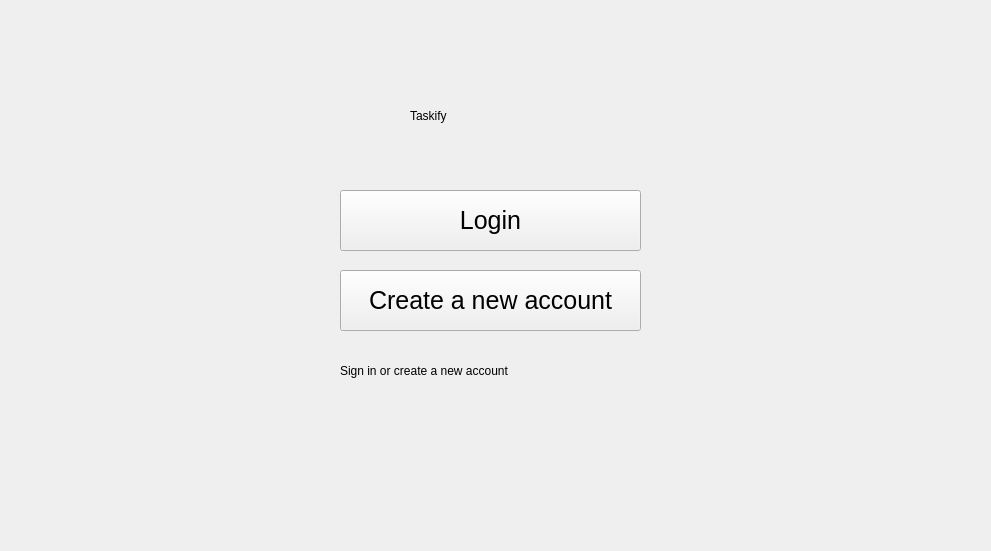
<?xml version="1.0" encoding="UTF-8"?>
<ui version="4.0">
 <class>Form</class>
 <widget class="QWidget" name="Form">
  <property name="geometry">
   <rect>
    <x>0</x>
    <y>0</y>
    <width>991</width>
    <height>551</height>
   </rect>
  </property>
  <property name="windowTitle">
   <string>Form</string>
  </property>
  <widget class="QWidget" name="bgwidget" native="true">
   <property name="geometry">
    <rect>
     <x>0</x>
     <y>0</y>
     <width>991</width>
     <height>551</height>
    </rect>
   </property>
   <property name="styleSheet">
    <string notr="true"/>
   </property>
   <widget class="QLabel" name="label_3">
    <property name="geometry">
     <rect>
      <x>410</x>
      <y>70</y>
      <width>161</width>
      <height>91</height>
     </rect>
    </property>
    <property name="styleSheet">
     <string notr="true">font: 30pt &quot;MS Shell Dlg 2&quot;; color:rgb(0,0,0)</string>
    </property>
    <property name="text">
     <string>Taskify</string>
    </property>
   </widget>
   <widget class="QLabel" name="label_4">
    <property name="geometry">
     <rect>
      <x>340</x>
      <y>340</y>
      <width>291</width>
      <height>61</height>
     </rect>
    </property>
    <property name="styleSheet">
     <string notr="true">font: 12pt &quot;MS Shell Dlg 2&quot;;color:rgb(0,0,0)</string>
    </property>
    <property name="text">
     <string>Sign in or create a new account</string>
    </property>
   </widget>
   <widget class="QPushButton" name="login_2">
    <property name="geometry">
     <rect>
      <x>340</x>
      <y>190</y>
      <width>301</width>
      <height>61</height>
     </rect>
    </property>
    <property name="styleSheet">
     <string notr="true">* {
  font-size: 25px;
}
</string>
    </property>
    <property name="text">
     <string>Login</string>
    </property>
   </widget>
   <widget class="QPushButton" name="create_2">
    <property name="geometry">
     <rect>
      <x>340</x>
      <y>270</y>
      <width>301</width>
      <height>61</height>
     </rect>
    </property>
    <property name="styleSheet">
     <string notr="true">* {
  font-size: 25px;
}
</string>
    </property>
    <property name="text">
     <string>Create a new account</string>
    </property>
   </widget>
  </widget>
 </widget>
 <resources/>
 <connections/>
</ui>
